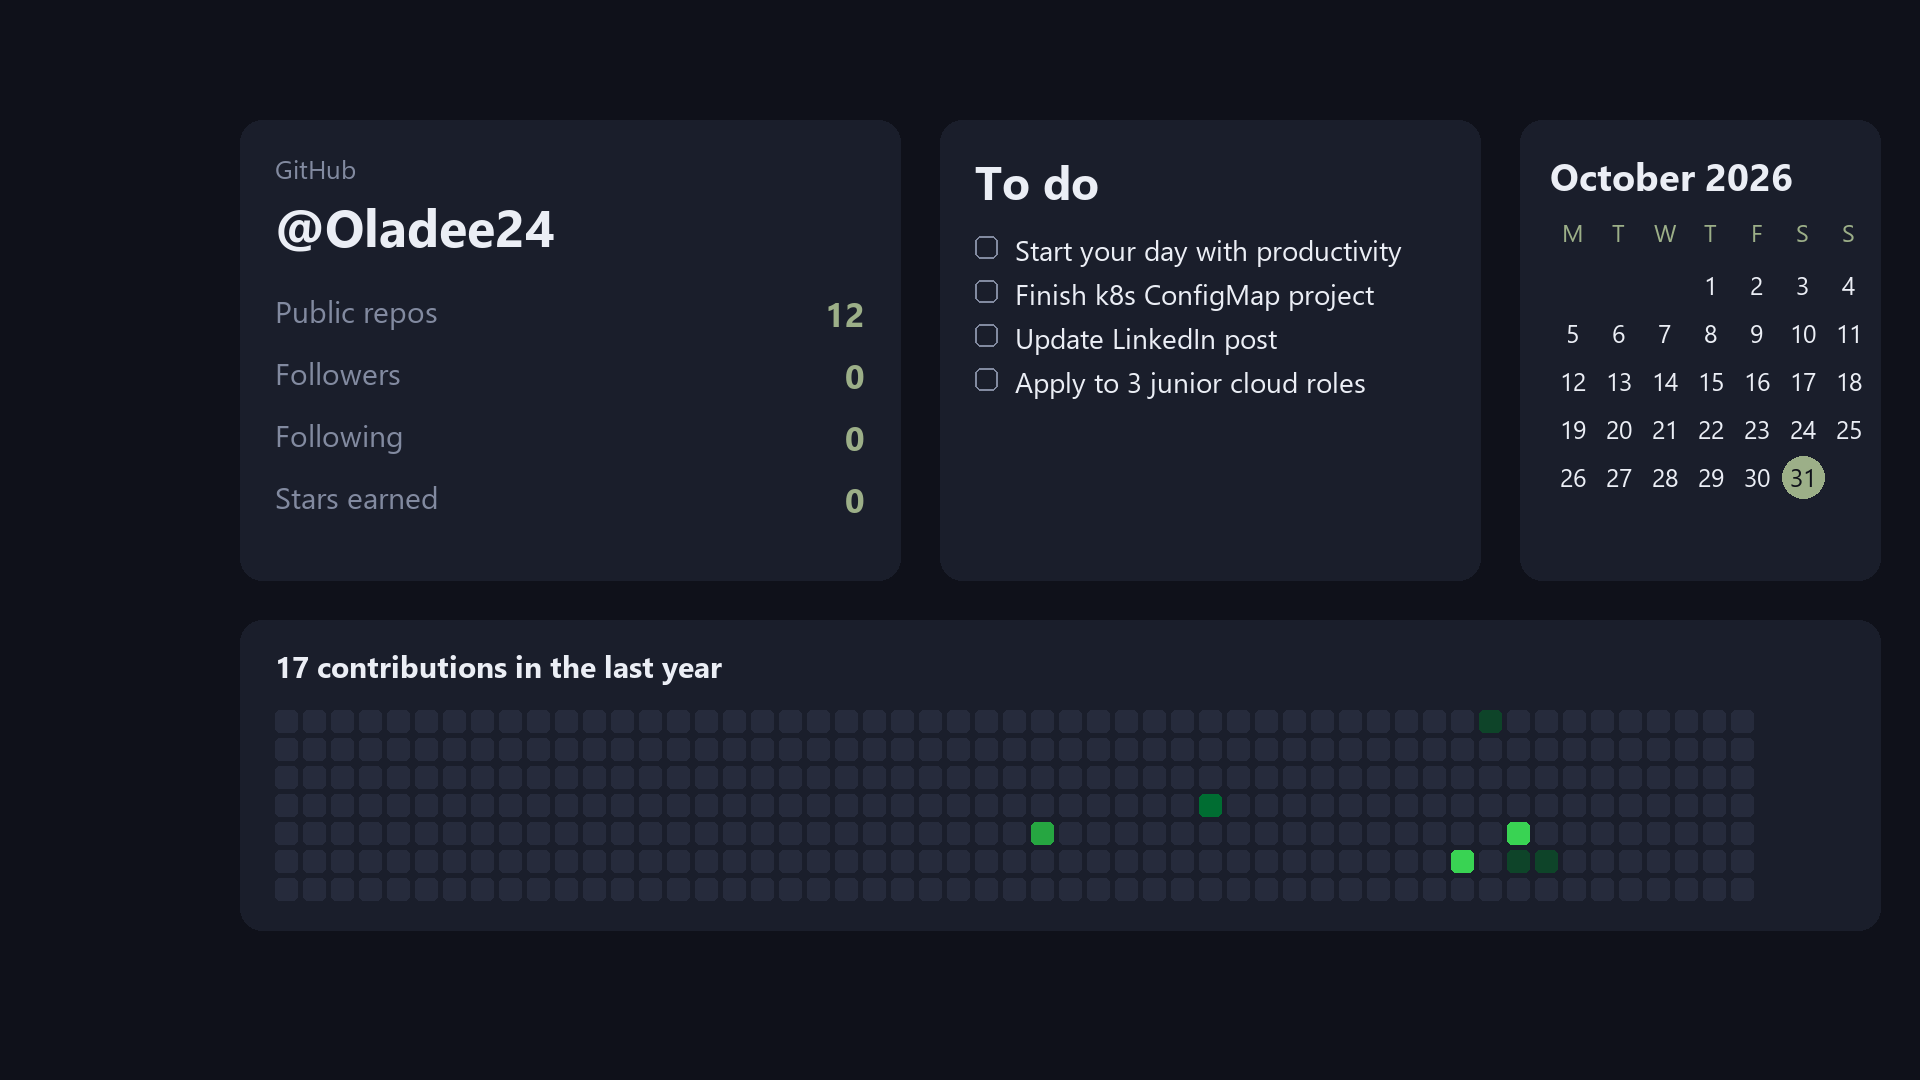

This chart was generated by the following Python code:
import requests, calendar, datetime, os, sys, subprocess
from PIL import Image, ImageDraw, ImageFont

USER = "Oladee24"
W, H = 1920, 1080

BASE = os.path.dirname(os.path.abspath(__file__))
OUT  = os.path.join(BASE, "wallpaper.png")
TODO = os.path.join(BASE, "todo.txt")

BG, CARD = (15, 17, 26), (26, 30, 43)
TEXT, MUTED, ACCENT = (235, 238, 245), (130, 138, 160), (156, 175, 136)   # sage
TODO_GREEN, TODO_DONE = (120, 200, 140), (82, 122, 94)
LEVELS = [(38, 43, 60), (14, 68, 41), (0, 109, 50), (38, 166, 65), (57, 211, 83)]

def font(size, bold=False, italic=False):
    if bold and italic:
        names = ["segoeuiz.ttf", "arialbi.ttf"]
    elif bold:
        names = ["segoeuib.ttf", "arialbd.ttf"]
    elif italic:
        names = ["segoeuii.ttf", "ariali.ttf"]
    else:
        names = ["segoeui.ttf", "arial.ttf"]
    for n in names:
        try:
            return ImageFont.truetype(n, size)
        except OSError:
            pass
    return ImageFont.load_default()

img = Image.new("RGB", (W, H), BG)
d = ImageDraw.Draw(img)

def card(box):
    d.rounded_rectangle(box, radius=22, fill=CARD)

def fit(text, f, max_w):
    while d.textlength(text, font=f) > max_w and len(text) > 1:
        text = text[:-2] + "…"
    return text

# ---------- GitHub numbers ----------
try:
    u = requests.get(f"https://api.github.com/users/{USER}", timeout=10).json()
    repos = requests.get(f"https://api.github.com/users/{USER}/repos?per_page=100", timeout=10).json()
    stats = [("Public repos", u["public_repos"]),
             ("Followers", u["followers"]),
             ("Following", u["following"]),
             ("Stars earned", sum(r["stargazers_count"] for r in repos))]
except Exception:
    stats = []

try:
    c = requests.get(f"https://github-contributions-api.jogruber.de/v4/{USER}?y=last", timeout=15).json()
    days = c["contributions"]
    total = sum(x["count"] for x in days)
except Exception:
    days, total = [], 0

# ---------- Card 1: GitHub ----------
card((240, 120, 900, 580))
d.text((275, 150), "GitHub", font=font(26), fill=MUTED)
d.text((275, 190), f"@{USER}", font=font(52, True), fill=TEXT)
if stats:
    for i, (label, val) in enumerate(stats):
        y = 290 + i * 62
        d.text((275, y), label, font=font(30), fill=MUTED)
        d.text((865, y), str(val), font=font(34, True), fill=ACCENT, anchor="ra")
else:
    d.text((275, 300), "Couldn't reach GitHub", font=font(30), fill=MUTED)

# ---------- Card 2: To-do ----------
card((940, 120, 1480, 580))
d.text((975, 150), "To do", font=font(46, True), fill=TEXT)
try:
    with open(TODO, encoding="utf-8") as f:
        items = [l.strip() for l in f if l.strip()]
except FileNotFoundError:
    items = []
if not items:
    items = ["Nothing yet - add lines to todo.txt"]
for i, line in enumerate(items[:8]):
    done = line.startswith("x ")
    label = line[2:] if done else line
    y = 230 + i * 44
    box = (975, y + 6, 997, y + 28)
    
    if done:
        d.rounded_rectangle(box, radius=6, fill=ACCENT)
    else:
        d.rounded_rectangle(box, radius=6, outline=MUTED, width=2)
        
    fnt = font(28)
    d.text((1015, y), fit(label, fnt, 430), font=fnt, fill=MUTED if done else TEXT)

# ---------- Card 3: Calendar ----------
card((1520, 120, 1880, 580))
today = datetime.date.today()
d.text((1550, 150), today.strftime("%B %Y"), font=font(38, True), fill=TEXT)
for col, name in enumerate("MTWTFSS"):
    d.text((1550 + col * 46 + 23, 232), name, font=font(24), fill=ACCENT, anchor="mm")
for row, week in enumerate(calendar.monthcalendar(today.year, today.month)):
    for col, day in enumerate(week):
        if day == 0:
            continue
        cx, cy = 1550 + col * 46 + 23, 285 + row * 48
        if day == today.day:
            d.ellipse((cx - 21, cy - 21, cx + 21, cy + 21), fill=ACCENT)
        d.text((cx, cy), str(day), font=font(25),
               fill=BG if day == today.day else TEXT, anchor="mm")

# ---------- Card 4: contribution heatmap ----------
card((240, 620, 1880, 930))
d.text((275, 645), f"{total} contributions in the last year", font=font(30, True), fill=TEXT)
if days:
    first = datetime.date.fromisoformat(days[0]["date"])
    offset = (first.weekday() + 1) % 7          # weeks start on Sunday
    x0, y0, size, gap = 275, 710, 22, 6
    for i, day in enumerate(days):
        pos = i + offset
        col, row = pos // 7, pos % 7
        x, y = x0 + col * (size + gap), y0 + row * (size + gap)
        d.rounded_rectangle((x, y, x + size, y + size), radius=5, fill=LEVELS[day["level"]])
else:
    d.text((275, 720), "Contribution data unavailable", font=font(28), fill=MUTED)

img.save(OUT)

# ---------- Set as wallpaper (Windows) ----------
import ctypes
ctypes.windll.user32.SystemParametersInfoW(20, 0, OUT, 3)
